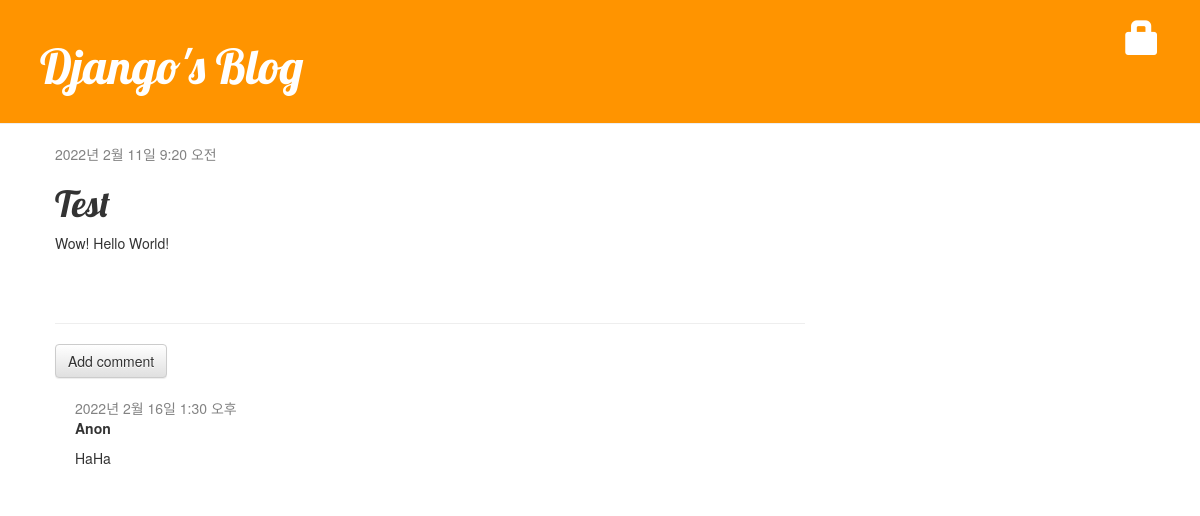
The app's page /blog/post/2/ with its own data.
### blog/models.py (models this page shows, shortened)
class Post(models.Model):
    author = models.ForeignKey('auth.User', on_delete=models.CASCADE)
    title = models.CharField(max_length=200, validators=[min_length_2_validator])
    text = models.TextField()
    created_date = models.DateTimeField(default=timezone.now)
    published_date = models.DateTimeField(blank=True, null=True)

class Comment(models.Model):
    post = models.ForeignKey('blog.Post', on_delete=models.CASCADE,
                             related_name='comments')
    author = models.CharField(max_length=200)
    text = models.TextField()
    created_date = models.DateTimeField(default=timezone.now)
    approved_comment = models.BooleanField(default=False)

### blog/views.py (the view)
# urls.py: path('post/<int:pk>/', views.post_detail, name='post_detail'),
def post_detail(request, pk):
    post = get_object_or_404(Post, pk=pk)
    return render(request, 'blog/post_detail.html', {'post': post})

### blog/templates/Blog/post_detail.html (shortened to what this page needs)
{% extends 'blog/base.html' %}
{% block content %}
<div class="post">
    <div class="date">
        {{ post.published_date }}
    </div>
    <h1>{{ post.title }}</h1>
    <p>{{ post.text | linebreaksbr }}</p>
</div>
<hr>
<a class="btn btn-default" href="{% url 'add_comment_to_post' pk=post.pk %}">
    Add comment</a>
{% for comment in post.comments.all %}
    {% if user.is_authenticated or comment.approved_comment %}
        <div class="comment">
            <div class="date">
                {{ comment.created_date }}
            </div>
            <strong>{{ comment.author }}</strong>
            <p>{{ comment.text | linebreaks }}</p>
        </div>
    {% endif %}
{% empty %}
    <p>No comments here yet :(</p>
{% endfor %}
{% endblock %}

### blog/static/css/blog.css (style rules this page uses)
h1, h2, h3, h4 { font-family: 'Lobster', cursive; }
.date { color: #828282; }
.post { margin-bottom: 70px; }
.comment { margin: 20px 0px 20px 20px; }

### records on screen
Post: published_date "2022년 2월 11일 9:20 오전", title "Test", text "Wow! Hello World!"
Comment: created_date "2022년 2월 16일 1:30 오후", author "Anon", text "HaHa"
